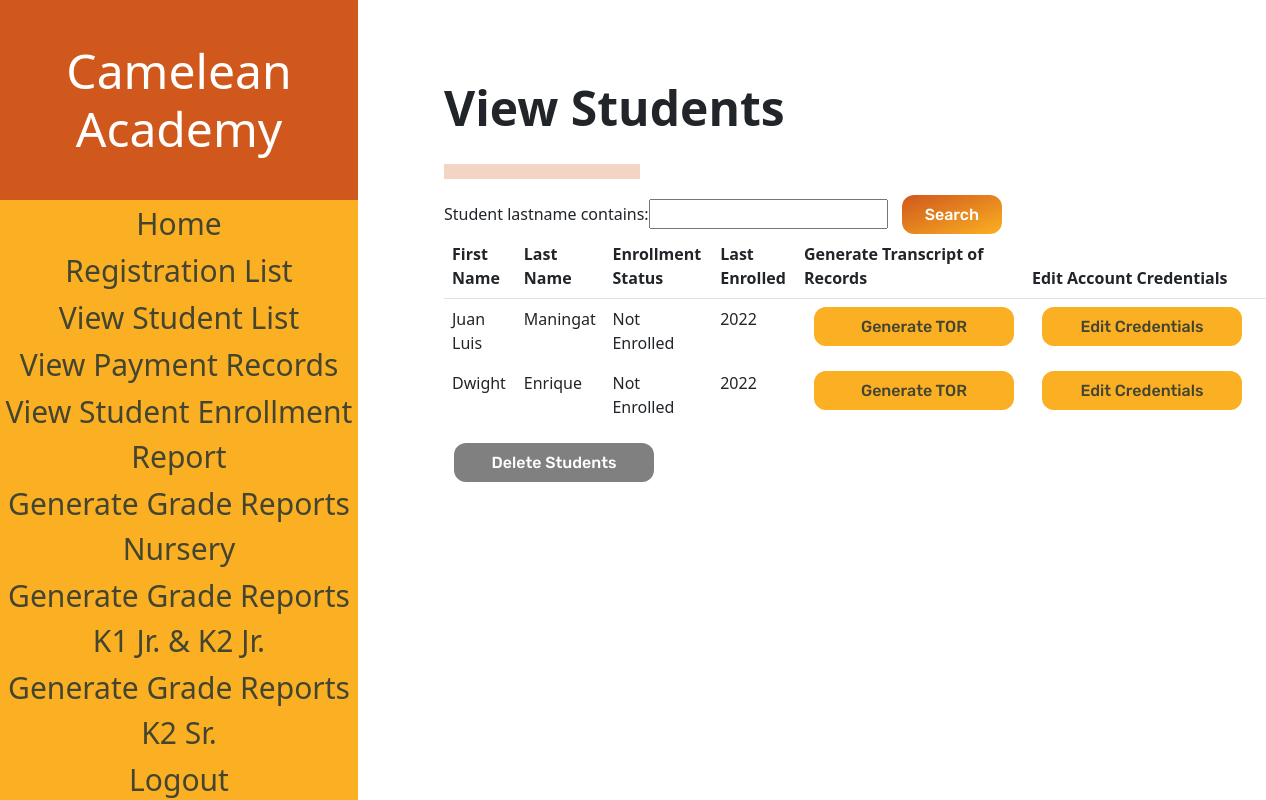
The page /studentList (signed in) on the database its author committed.
### sis_app/models.py (models this page shows)
class Account(models.Model):
    username = models.CharField(max_length=128)
    password = models.CharField(max_length=128)#passwords should be stored hashed
    class Meta:
        abstract=True # Don't use this line if you want Contact to have its own table

class Student(Account):
    student_firstname = models.CharField(max_length=128, default=None)#
    student_lastname = models.CharField(max_length=128, default=None)#
    student_middlename = models.CharField(max_length=128, default=None)
    student_nickname = models.CharField(max_length=128, default=None)
    student_birthday = models.DateField(default=datetime.date.today())
    grade_levels = [
        ('Nursery','Nursery'),
        ('Kinder 1','Kinder 1'),
        ('Kinder 2 Junior', 'Kinder 2 Junior'),
        ('Kinder 2 Senior', 'Kinder 2 Senior'),
    ]
    student_grade_level = models.CharField(max_length=128, choices=grade_levels, default='Nursery')#
    status =[
    ('Not Enrolled','Not Enrolled'),
    ('Enrolled', 'Enrolled'),
    ]#
    enrollment_status = models.CharField(max_length=20, choices=status,default='Not Enrolled')#
    student_schoolyear_start=models.IntegerField(('year'), validators=[MinValueValidator(2000)], default=None)#
    student_address = models.CharField(max_length=300, default=None)
    student_religion = models.CharField(max_length=128, default=None)
    student_nationality = models.CharField(max_length=128, default=None)
    student_hobbies = models.TextField(max_length=500, default=None)
    student_likes = models.TextField(max_length=500, default=None)
    student_dislikes = models.TextField(max_length=500, default=None)
    student_shm = models.TextField(max_length=500, default=None)
    student_allergies = models.TextField(max_length=500, default=None)
    student_sd = models.TextField(max_length=500, default=None)
    student_oconsiderations = models.TextField(max_length=500, default=None)
    student_guardianemail = models.EmailField(max_length = 254, default=None)
    student_f_firstname = models.CharField(max_length=128, default=None)
    student_f_lastname = models.CharField(max_length=128, default=None)
    student_f_middlename = models.CharField(max_length=128, default=None)
    student_f_telno = models.CharField(max_length=128, default=None)
    student_f_address = models.CharField(max_length=300, default=None)
    student_f_occupation = models.CharField(max_length=128, default=None)
    student_f_employer = models.CharField(max_length=128, default=None)
    student_f_oaddress = models.CharField(max_length=300, default=None)
    student_f_otelno = models.CharField(max_length=128, default=None)
    student_f_natureofbusiness = models.CharField(max_length=128, default=None)
    student_m_firstname = models.CharField(max_length=128, default=None)
    student_m_lastname = models.CharField(max_length=128, default=None)
    student_m_middlename = models.CharField(max_length=128, default=None)
    student_m_telno = models.CharField(max_length=128, default=None)
    student_m_address = models.CharField(max_length=300, default=None)
    student_m_occupation = models.CharField(max_length=128, default=None)
    student_m_employer = models.CharField(max_length=128, default=None)
    student_m_oaddress = models.CharField(max_length=300, default=None)
    student_m_otelno = models.CharField(max_length=128, default=None)
    student_m_natureofbusiness = models.CharField(max_length=128, default=None)
    student_sibling_name = models.CharField(max_length=300, default=None)
    student_sibling_gender = models.CharField(max_length=128, default=None)
    student_sibling_age = models.IntegerField(default=None)
    student_sibling_school=models.CharField(max_length=300, default=None)
    student_medexp = models.BooleanField(default = False)
    student_rules = models.BooleanField(default = False)
    student_accuracy = models.BooleanField(default = False)
    student_signedname = models.CharField(max_length=300, default=None)
    student_signdate = models.DateField(default=datetime.date.today())
    enrollment_plan_choices =[
    ('Annually','Annually'),
    ('Bi-Annually', 'Bi-Annually'),
    ('Quarterly', 'Quarterly'),
    ]
    student_enrollment_plan = models.CharField(max_length=20, choices=enrollment_plan_choices,default='Annually')

### sis_app/views.py (the view)
# urls.py: path('studentList',views.StudentList, name="student_list"),
@login_required(login_url='sis_app:log_in')
def StudentList(request):
    if request.user.is_superuser:
        students = Student.objects.all()
        myFilter = StudentFilter(request.GET, queryset=students)
        students = myFilter.qs
        context = {'studentList' : students, 'myFilter': myFilter}
        return render(request,"sis_app/Student_List.html", context)
    else:
        return redirect('sis_app:home')

### sis_app/templates/sis_app/Student_List.html (shortened to what this page needs)
<!DOCTYPE html>
<html>
{% load static %}
<head>
    <link href="https://cdn.jsdelivr.net/npm/bootstrap@5.1.3/dist/css/bootstrap.min.css" rel="stylesheet">
    <link rel="stylesheet" href="{% static "styles/sList.css" %}" type="text/css">
</head>
<body>
    <div class="navbar">
        <div class="navbar-table-container">
            <table class = "navbarTable">
                <thead class= "border-bottom font-weight-bold">
                    <h1 class = "navbarHeader">
                        Camelean Academy
                    </h1>
                </thead>
                <tbody>
                    <tr class = "navbarTr">
                        <td data-heading="Testing"><a class="buttonDesignNegative" href="{% url 'sis_app:home' %}">Home</a></td>
                    </tr>
                    <tr class = "navbarTr">
                        <td data-heading="Testing"><a class="buttonDesignNegative" href="{% url 'sis_app:registration_list' %}">Registration List</a></td>
                    </tr>
                    <tr class = "navbarTr">
                        <td data-heading="Testing"><a class="buttonDesignNegative" href="{% url 'sis_app:student_list' %}">View Student List</a></td>
                    </tr>
                    <tr class = "navbarTr">
                        <td data-heading="Testing"><a class="buttonDesignNegative" href="{% url 'sis_app:payment_list' %}">View Payment Records</a></td>
                    </tr>
                    <tr class = "navbarTr">
                        <td data-heading="Testing"><a class="buttonDesignNegative" href="{% url 'sis_app:student_enrollment' %}">View Student Enrollment Report</a></td>
                    </tr>
                    <tr class = "navbarTr">
                        <td data-heading="Testing"><a class="buttonDesignNegative" href="{% url 'sis_app:grade_report_nursery' %}">Generate Grade Reports<br> Nursery</a></td>
                    </tr>
                    <tr class = "navbarTr">
                        <td data-heading="Testing"><a class="buttonDesignNegative" href="{% url 'sis_app:grade_report_k1k2jr' %}">Generate Grade Reports<br> K1 Jr. & K2 Jr.</a></td>
                    </tr>
                    <tr class = "navbarTr">
                        <td data-heading="Testing"><a class="buttonDesignNegative" href="{% url 'sis_app:grade_report_kinder2senior' %}">Generate Grade Reports<br> K2 Sr.</a></td>
                    </tr>
                    <tr class = "navbarTr">
                    <td data-heading="Testing"><a class="buttonDesignNegative" href="{% url 'sis_app:log_out' %}">Logout</a></td>
                    </tr>
                </tbody>
            </table>
        </div>
    </div>
    <div class = "elements">
        <h2 class="pageHeading">View Students</h2>
        <hr id="baseHR">
        <div class="form-container">
            <form method="get" style=>
                {{myFilter.form}}
                <button class="buttonDesignPositive" type="submit" class = 'filterButton'>Search</button>
            </form>
        </div>
        <div class="table-container">
            <table class = "table table-borderless">
                <thead class= "border-bottom font-weight-bold">
                    <tr>
                        <th>First Name</th>
                        <th>Last Name</th>
                        <th>Enrollment Status</th>
                        <th>Last Enrolled</th>
                        <th>Generate Transcript of Records</th>
                        <th>Edit Account Credentials</th>
                        <th></th>
                    </tr>
                </thead>
                <tbody>
                    {% for student in studentList %}
                    <tr>
                        <td data-heading="First Name">{{student.student_firstname}}</td>
                        <td data-heading="Last Name">{{student.student_lastname}}</td>
                        <td data-heading="Enrollment Status">{{student.enrollment_status}}</td>
                        <td data-heading="Last Enrolled">{{student.student_schoolyear_start}}</td>
                        <td><a class="buttonDesignNegative-elements" href="{% url 'sis_app:generate_tor' student.id %}">Generate TOR</a></td>
                        <td><a class="buttonDesignNegative-elements" href="{% url 'sis_app:admin_account_edit' student.id %}">Edit Credentials</a></td>
                    </tr>
                    {% endfor %}
                </tbody>
            </table>
        </div>
        <div class="buttonContainer">
            <a class="buttonDesignNegative-elements" id = "deleteButton" href="{% url 'sis_app:delete_students_page' %}" class = 'delete'>Delete Students</a>
        </div>
    </div>
</body>
</html>

### sis_app/static/styles/sList.css (style rules this page uses)
.navbarHeader { display: flex; justify-content: center; align-items: center; background-color: #D0581C; margin:0; color: #FFFFFF; height: 25vh; width: 358px; font-weight: 200; font-size: 48px; text-align: center; }
.navbarTable { background-color: #FBB023; height: 75vh; width: 358px; margin:0; padding:0; position: relative; }
.navbarTr { text-align: center; font-size: 30px; }
a:visited, a:link { color: #434530; text-decoration: none; }
.navbar { margin:0; padding:0; position:fixed; }
body { display: flex; }
.elements { margin-left: 444px; }
h2 { padding-top: 79px; font-weight: 700; font-size: 48px; }
#baseHR { background-color:#D0581C; width:196px; height:15px; margin-top: 27px; }
.buttonDesignPositive { background: linear-gradient(to bottom right, #D0581C, #FBB023); border: 0; border-radius: 12px; color: #FFFFFF; cursor: pointer; display: inline-block; font-family: "Rubik", sans-serif; font-size: 16px; font-weight: 500; height: 39px; line-height: 2.5; outline: transparent; padding: 0 1rem; text-align: center; text-decoration: none; transition: box-shadow .2s ease-in-out; user-select: none; -webkit-user-select: none; touch-action: manipulation; white-space: nowrap; width: 100px; margin-left: 10px; }
.buttonDesignNegative-elements { background: #FBB023; border: 0; border-radius: 12px; cursor: pointer; display: inline-block; font-family: "Rubik", sans-serif; font-size: 16px; font-weight: 500; height: 39px; line-height: 2.5; outline: transparent; padding: 0 1rem; text-align: center; text-decoration: none; white-space: nowrap; width: 200px; margin-left: 10px; }
#deleteButton { color: white; background: gray; }

### rows shown on the page
Student: student_firstname "Juan Luis", student_lastname "Maningat", enrollment_status "Not Enrolled", student_schoolyear_start "2022"
Student: student_firstname "Dwight", student_lastname "Enrique", enrollment_status "Not Enrolled", student_schoolyear_start "2022"
